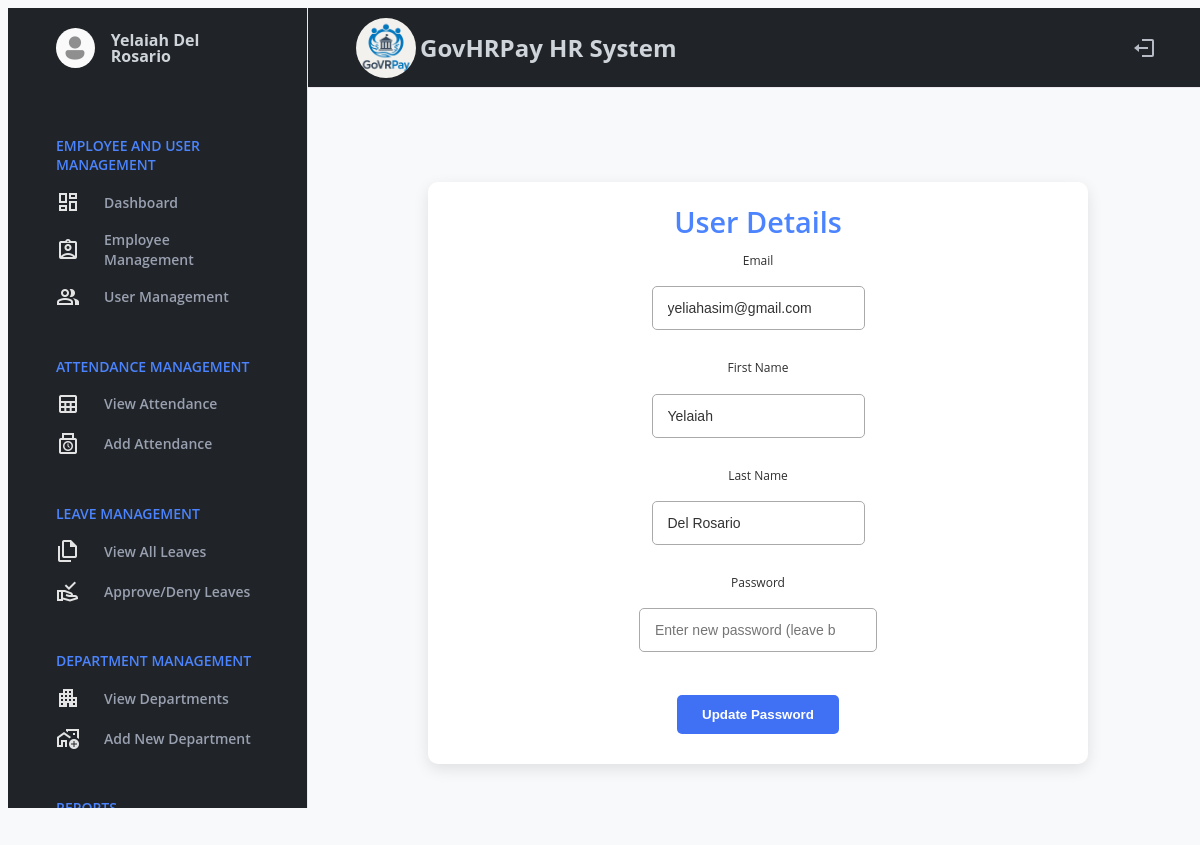
/edit-profile (signed in), run on an earlier commit of the app's database.
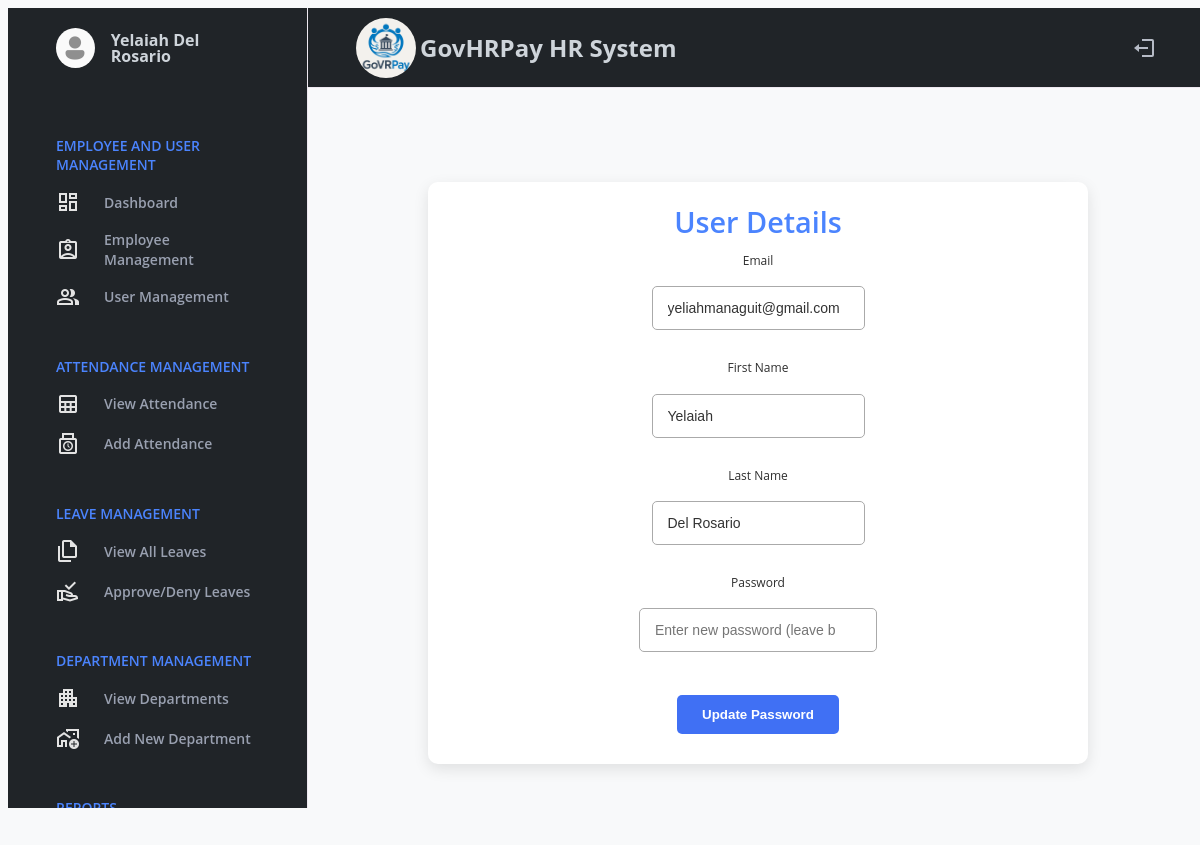
And on a later commit of the database.
### hr_system/hr/models/user.py (models this page shows, shortened)
class User(UserMixin, db.Model):
    id = db.Column(db.Integer, primary_key=True)
    email = db.Column(db.String(150), unique=True, nullable=False)
    password = db.Column(db.String(150), nullable=False)
    first_name = db.Column(db.String(100), nullable=False)
    last_name = db.Column(db.String(100), nullable=False)
    role = db.Column(db.String(50), nullable=False, default="employee")
    department_id = db.Column(
        db.Integer, db.ForeignKey('department.id', name='fk_user_department_id')
    )
    position = db.Column(db.String(100))
    active = db.Column(db.Boolean, default=True)
    created_at = db.Column(db.DateTime, default=datetime.utcnow)
    last_login = db.Column(db.DateTime)
    managed_department = db.relationship(
        "Department",
        back_populates="head",
        uselist=False,
        foreign_keys="[Department.head_id]"
    )
    employee_profile = db.relationship(
        "Employee",
        back_populates="user",
        uselist=False
    )
    approved_leaves = db.relationship(
        "Leave",
        back_populates="approver",
        lazy=True,
        foreign_keys="[Leave.approved_by]"
    )
    department = db.relationship(
        "Department",
        backref="users",
        foreign_keys=[department_id]
    )

### hr_system/hr/routes/auth_routes.py (the view, shortened to what this page needs)
@hr_auth_bp.route('/edit-profile', methods=['GET', 'POST'])
@login_required
def edit_profile():
    user = current_user
    return render_template('hr_auth/profile.html', user=user)

### hr_system/hr/__init__.py (called while the page is built)
@login_manager.user_loader
def load_user(user_id):
    return User.query.get(int(user_id))

### templates/hr_auth/profile.html (shortened to what this page needs)
{% extends "hr/admin/admin_base.html" %}
{% block content %}
<link
  rel="stylesheet"
  href="https://cdnjs.cloudflare.com/ajax/libs/font-awesome/6.4.2/css/all.min.css"
/>
<div class="content-wrap">
  <center>
    <div class="edit-container" style="max-width: 600px; width: 100%; background: #fff; padding: 30px; border-radius: 10px; box-shadow: 0 5px 15px rgba(0,0,0,0.1); margin-top: 30px;">
      <header style="font-size: 1.8em; font-weight: 600; color: #4b84fe; margin-bottom: 20px;">User Details</header>
      <form method="POST" action="{{ url_for('hr_admin.edit_password') }}" id="editProfileForm">
        <div class="input-field">
          <label>Email</label>
          <input type="email" name="email" value="{{ user.email }}" readonly />
        </div>
        <div class="input-field">
          <label>First Name</label>
          <input type="text" name="first_name" value="{{ user.first_name }}" readonly />
        </div>
        <div class="input-field">
          <label>Last Name</label>
          <input type="text" name="last_name" value="{{ user.last_name }}" readonly />
        </div>
        <div class="input-field" style="position: relative;">
          <label>Password</label>
          <input
            type="password"
            name="password"
            id="password"
            placeholder="Enter new password (leave blank to keep current)"
            style="padding-right: 40px;"
          />
        </div>
        <button type="button" class="submit" id="saveProfileBtn"
          style="margin-top: 15px; background-color: #4070f4; color: #fff; padding: 12px 25px; border-radius: 5px; border: none; font-weight: 600; cursor: pointer;">
          <span class="btnText">Update Password</span>
        </button>
      </form>
    </div>
  </center>
</div>
{% endblock %}

### templates/hr/admin/admin_base.html (shortened to what the changed rows need)
<!DOCTYPE html>
<html lang="en">
  <head>
    <link
      rel="stylesheet"
      href="https://cdnjs.cloudflare.com/ajax/libs/font-awesome/6.4.0/css/all.min.css"
    />
    <link
      rel="stylesheet"
      href="https://stackpath.bootstrapcdn.com/font-awesome/4.7.0/css/font-awesome.min.css"
    />
    <link
      rel="stylesheet"
      href="https://public.codepenassets.com/css/normalize-5.0.0.min.css"
    />
    <link
      rel="stylesheet"
      href="https://cdnjs.cloudflare.com/ajax/libs/font-awesome/4.7.0/css/font-awesome.min.css"
    />
    <link
      rel="stylesheet"
      href="{{ url_for('hr_admin.static', filename='css/style2.css') }}"
    />
    <link
      rel="stylesheet"
      href="{{ url_for('hr_admin.static', filename='css/forms.css') }}"
    />
  </head>
  <body>
    <div class="dashboard">
      <aside class="search-wrap">
        <div
          class="search"
          style="display: flex; align-items: center; gap: 10px"
        >
          <label>
            <h2 style="color: #ced4da; margin: 4px">GovHRPay HR System</h2>
          </label>
        </div>
      </aside>
      <header class="menu-wrap">
        <figure class="user">
          <div class="user-avatar">
            <img
              src="{{ url_for('hr_admin.static', filename='images/user/user_logo.webp') }}"
              alt="User Profile"
            />
          </div>
          <figcaption>
            {{ current_user.first_name }} {{current_user.last_name}}
          </figcaption>
        </figure>
      </header>
      <main class="content-wrap">{% block content %}{% endblock %}</main>
    </div>
  </body>
</html>

What changed in the data, as far as the page shows it:
changed User "Yelaiah": email "yeliahasim@gmail.com" → "yeliahmanaguit@gmail.com"
